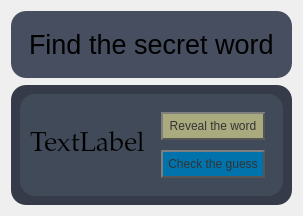
            <widget class="QWidget" name="page_4">
             <property name="sizePolicy">
              <sizepolicy hsizetype="Preferred" vsizetype="Preferred">
               <horstretch>0</horstretch>
               <verstretch>0</verstretch>
              </sizepolicy>
             </property>
             <layout class="QVBoxLayout" name="verticalLayout_16">
              <property name="spacing">
               <number>7</number>
              </property>
              <property name="leftMargin">
               <number>11</number>
              </property>
              <property name="topMargin">
               <number>11</number>
              </property>
              <property name="rightMargin">
               <number>11</number>
              </property>
              <property name="bottomMargin">
               <number>11</number>
              </property>
              <item alignment="Qt::AlignTop">
               <widget class="QWidget" name="widget_4" native="true">
                <property name="styleSheet">
                 <string notr="true">background-color: rgb(70, 78, 95);
border-radius: 15px;</string>
                </property>
                <layout class="QHBoxLayout" name="horizontalLayout_16">
                 <item alignment="Qt::AlignTop">
                  <widget class="QFrame" name="frame_9">
                   <property name="sizePolicy">
                    <sizepolicy hsizetype="Fixed" vsizetype="Preferred">
                     <horstretch>0</horstretch>
                     <verstretch>0</verstretch>
                    </sizepolicy>
                   </property>
                   <property name="frameShape">
                    <enum>QFrame::StyledPanel</enum>
                   </property>
                   <property name="frameShadow">
                    <enum>QFrame::Raised</enum>
                   </property>
                   <layout class="QVBoxLayout" name="verticalLayout_17">
                    <item alignment="Qt::AlignTop">
                     <widget class="QLabel" name="label_5">
                      <property name="font">
                       <font>
                        <pointsize>20</pointsize>
                       </font>
                      </property>
                      <property name="text">
                       <string>Find the secret word</string>
                      </property>
                     </widget>
                    </item>
                   </layout>
                  </widget>
                 </item>
                </layout>
               </widget>
              </item>
              <item>
               <widget class="QWidget" name="widget_5" native="true">
                <property name="sizePolicy">
                 <sizepolicy hsizetype="Preferred" vsizetype="Expanding">
                  <horstretch>0</horstretch>
                  <verstretch>0</verstretch>
                 </sizepolicy>
                </property>
                <property name="styleSheet">
                 <string notr="true">background-color: rgb(53, 59, 72);
border-radius: 15px;</string>
                </property>
                <layout class="QHBoxLayout" name="horizontalLayout_18">
                 <item>
                  <layout class="QVBoxLayout" name="verticalLayout_18">
                   <item>
                    <widget class="QFrame" name="horizontalFrame">
                     <property name="styleSheet">
                      <string notr="true">border-radius: 15px;
background-color: rgb(65, 74, 88);</string>
                     </property>
                     <layout class="QHBoxLayout" name="horizontalLayout_17">
                      <item>
                       <widget class="QLabel" name="label_7">
                        <property name="sizePolicy">
                         <sizepolicy hsizetype="Expanding" vsizetype="Preferred">
                          <horstretch>0</horstretch>
                          <verstretch>0</verstretch>
                         </sizepolicy>
                        </property>
                        <property name="minimumSize">
                         <size>
                          <width>0</width>
                          <height>20</height>
                         </size>
                        </property>
                        <property name="maximumSize">
                         <size>
                          <width>16777215</width>
                          <height>50</height>
                         </size>
                        </property>
                        <property name="font">
                         <font>
                          <family>Palatino Linotype</family>
                          <pointsize>20</pointsize>
                         </font>
                        </property>
                        <property name="text">
                         <string>TextLabel</string>
                        </property>
                        <property name="alignment">
                         <set>Qt::AlignCenter</set>
                        </property>
                       </widget>
                      </item>
                      <item alignment="Qt::AlignRight|Qt::AlignVCenter">
                       <widget class="QFrame" name="verticalFrame">
                        <property name="styleSheet">
                         <string notr="true">QPushButton {
    color: #333;
    border: 2px solid #555;
    border-radius: 20px;
    border-style: outset;
    padding: 5px;
    border-radius: 15px;
}</string>
                        </property>
                        <layout class="QVBoxLayout" name="verticalLayout_19">
                         <property name="spacing">
                          <number>10</number>
                         </property>
                         <item>
                          <widget class="QPushButton" name="revealBtn">
                           <property name="maximumSize">
                            <size>
                             <width>150</width>
                             <height>16777215</height>
                            </size>
                           </property>
                           <property name="styleSheet">
                            <string notr="true">QPushButton {
    color: #333;
    border: 2px solid #555;
    border-radius: 20px;
    border-style: outset;
    padding: 5px;
    border-radius: 15px;
	background-color: rgb(170, 170, 127);
}

QPushButton:hover {
	background-color: rgb(170, 170, 0);
}

QPushButton:pressed {
    border-style: inset;
    background-color: rgb(170, 170, 127);
}</string>
                           </property>
                           <property name="text">
                            <string>Reveal the word</string>
                           </property>
                          </widget>
                         </item>
                         <item>
                          <widget class="QPushButton" name="checkGuessBtn">
                           <property name="maximumSize">
                            <size>
                             <width>150</width>
                             <height>16777215</height>
                            </size>
                           </property>
                           <property name="styleSheet">
                            <string notr="true">QPushButton {
    color: #333;
    border: 2px solid #555;
    border-radius: 20px;
    border-style: outset;
    padding: 5px;
    border-radius: 15px;
    background-color: rgb(0, 115, 172);
}

QPushButton:hover {
    background-color: rgb(0, 170, 255);
}

QPushButton:pressed {
    border-style: inset;
    background-color: rgb(0, 115, 172);
}</string>
                           </property>
                           <property name="text">
                            <string>Check the guess</string>
                           </property>
                          </widget>
                         </item>
                        </layout>
                       </widget>
                      </item>
                     </layout>
                    </widget>
                   </item>
                   <item>
                    <layout class="QHBoxLayout" name="horizontalLayout_20"/>
                   </item>
                  </layout>
                 </item>
                </layout>
               </widget>
              </item>
             </layout>
            </widget>
